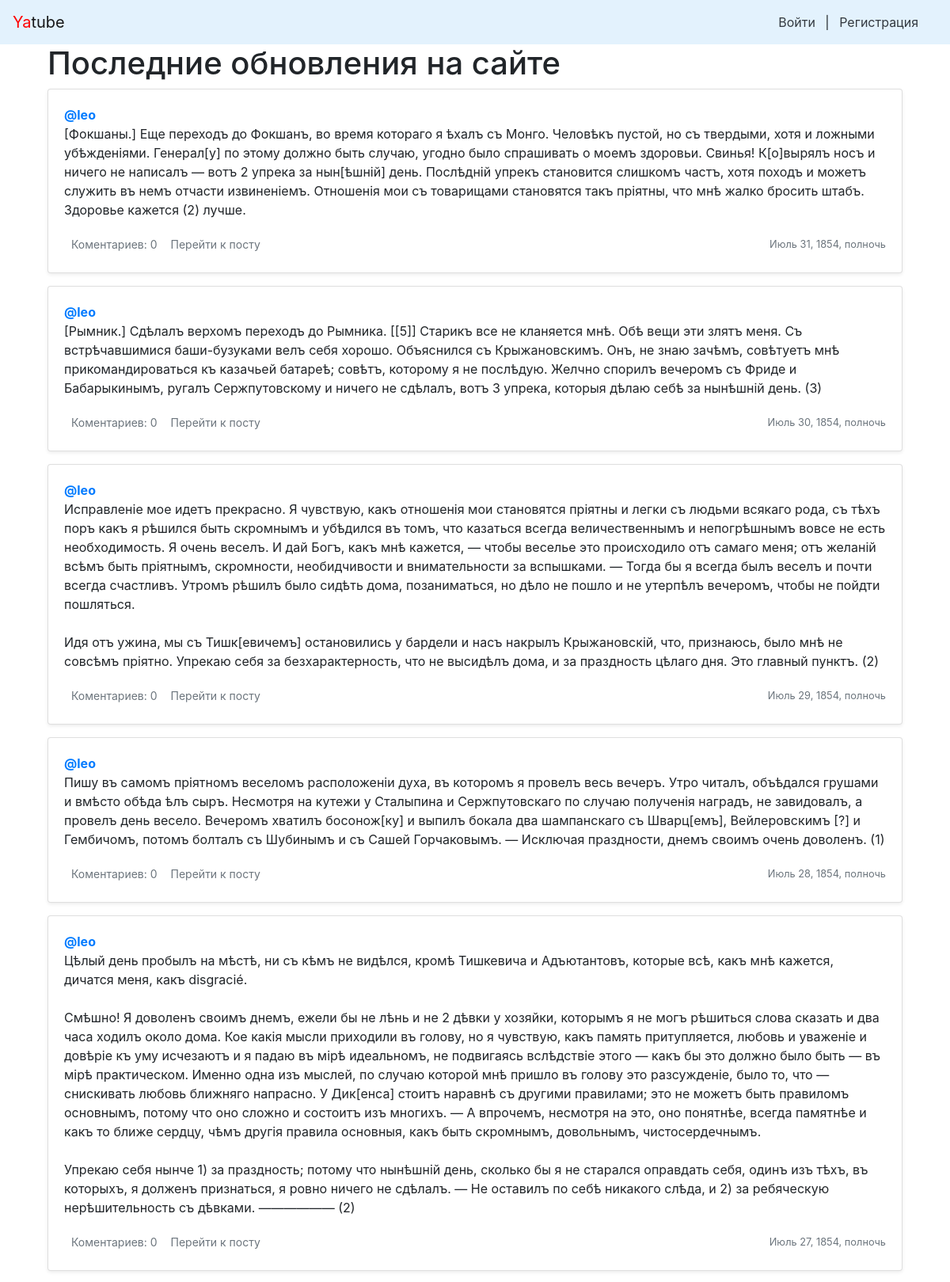
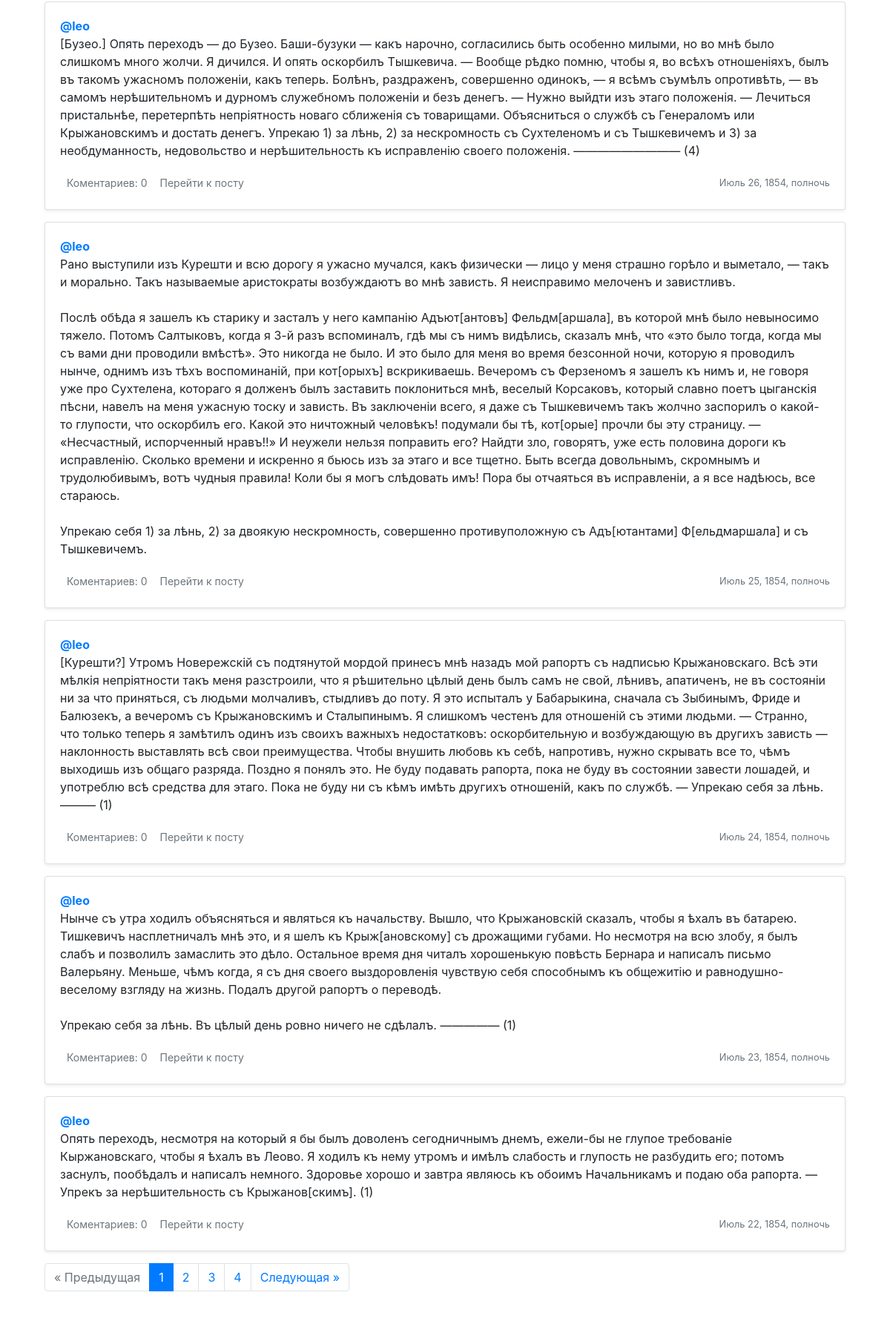
The page / (upper part) on the database its author committed (2 pictures, top to bottom).
### posts/models.py (models this page shows)
class Post(models.Model):
    class Meta():
        ordering = ['-pub_date', '-id']
    text = models.TextField(max_length=200)
    pub_date = models.DateTimeField("date published", auto_now_add=True)
    author = models.ForeignKey(User, on_delete=models.CASCADE, related_name="post")
    group = models.ForeignKey(Group, on_delete=models.SET_NULL, blank=True, null=True, related_name="post")
    image = models.ImageField(upload_to='posts/', blank=True, null=True)

### posts/views.py (the view)
# urls.py: path("", views.index, name="index"),
def index(request):
    post_list = get_cached_index_page()
    paginator = Paginator(post_list, 10)
    page_number = request.GET.get('page', 1)
    page = paginator.get_page(page_number)
    return render(
        request,
        'index.html',
        {'page': page, 'paginator': paginator}
    )

### posts/views.py (called while the page is built)
def get_cached_index_page():
    data = cache.get('index_page')
    if data is None:
        data = Post.objects.select_related('author', 'group').all()
        cache.set('index_page', data, 20)
    return data

### yatube/context_processors.py (called while the page is built)
def year(request):
    cur_year = dt.datetime.now().year
    return {'year' : cur_year}

### posts/templates/index.html (shortened to what this page needs)
{% extends "base.html" %}
{% block content %}
    <div class="container">
           <h1> Последние обновления на сайте</h1>
                {% for post in page %}
                    {% include "post_item.html" with post=post %}
                {% endfor %}
            {% if page.has_other_pages %}
                {% include "paginator.html" with items=page paginator=paginator%}
            {% endif %}
    </div>
{% endblock %}

### templates/base.html (shortened to what this page needs)
<!doctype html>
<html>
<head>
    {% load static %}
    <link rel="stylesheet" href="{% static 'bootstrap/dist/css/bootstrap.min.css' %}">
</head>
<body>
    {% include 'nav.html' %}
    <main>
        <div class="container">
            {% block content %}{% endblock %}
        </div>
    </main>
</body>
</html>

### templates/nav.html
<nav class="navbar navbar-light" style="background-color: #e3f2fd;">
    <a class="navbar-brand" href="/"><span style="color:red">Ya</span>tube</a>
    <nav class="my-2 my-md-0 mr-md-3">
        {% if user.is_authenticated %}
        Пользователь:
        <a name="post_{{ post.id }}" href="{% url 'profile' user.username %}">
            <strong class="text-gray-dark">@{{ user.username }}</strong>
        </a>
        <a class="p-2 text-dark" href="{% url 'new_post' %}">Новая запись</a> |
        <a class="p-2 text-dark" href="{% url 'password_change' %}">Изменить пароль</a> |
        <a class="p-2 text-dark" href="{% url 'logout' %}">Выйти</a>
        {% else %}
        <a class="p-2 text-dark" href="{% url 'login' %}">Войти</a> |
        <a class="p-2 text-dark" href="{% url 'signup' %}">Регистрация</a>
        {% endif %}
    </nav>
</nav>

### posts/templates/post_item.html (shortened to what this page needs)
<div class="card mb-3 mt-1 shadow-sm">
    {% load thumbnail %}
    <div class="card-body">
        <p class="card-text">
            <a name="post_{{ post.id }}" href="{% url 'profile' post.author.username %}">
                <strong class="d-block text-gray-dark">@{{ post.author }}</strong>
            </a>
            {{ post.text|linebreaksbr }}
        </p>
        <div class="d-flex justify-content-between align-items-center">
            <div class="btn-group ">
                <small class="btn btn-sm text-muted">Коментариев: {{ post.comments.count }}</small>
                {% if not is_post %}
                    <a class="btn btn-sm text-muted" href="{% url 'post' post.author.username post.id %}" role="button">
                        Перейти к посту
                    </a>
                {% endif %}
            </div>
            <small class="text-muted">{{ post.pub_date }}</small>
        </div>
    </div>
</div>

### templates/paginator.html
<nav aria-label="Переключение страниц">
    <ul class="pagination">
        {% if items.has_previous %}
                <li class="page-item"><a class="page-link" href="?page={{ items.previous_page_number }}">&laquo; Предыдущая</a></li>
        {% else %}
                <li class="page-item disabled"><a class="page-link" href="#" tabindex="-1" aria-disabled="true">&laquo; Предыдущая</a></li>
        {% endif %}
        {% for i in paginator.page_range %}
                {% if items.number == i %}
                <li class="page-item active"><span class="page-link">{{ i }} <span class="sr-only">(текущая)</span></span></li>
                {% else %}
                <li class="page-item"><a class="page-link" href="?page={{ i }}">{{ i }}</a></li>
                {% endif %}
        {% endfor %}
        {% if items.has_next %}
                <li class="page-item"><a class="page-link" href="?page={{ items.next_page_number }}">Следующая &raquo;</a></li>
        {% else %}
                <li class="page-item disabled"><a class="page-link" href="#" tabindex="-1" aria-disabled="true">Следующая &raquo;</a></li>
        {% endif %}
    </ul>
</nav>

### rows shown on the page
Post: author "leo", text "[Фокшаны.] Еще переходъ до Фокшанъ, во время котораго я ѣхалъ съ Монго. Человѣкъ пустой, но съ твердыми, хотя и ложными убѣжденіями. Генерал[у] по этому должно быть случаю, угодно было спрашивать о моемъ здоровьи. Свинья! К[о]вырялъ носъ и ничего не написалъ — вотъ 2 упрека за нын[ѣшній] день. Послѣдній упрекъ становится слишкомъ частъ, хотя походъ и можетъ служить въ немъ отчасти извиненіемъ. Отношенія мои съ товарищами становятся такъ пріятны, что мнѣ жалко бросить штабъ. Здоровье кажется (2) лучше.", comments.count "0", pub_date "Июль 31, 1854, полночь"
Post: author "leo", text "[Рымник.] Сдѣлалъ верхомъ переходъ до Рымника. [[5]] Старикъ все не кланяется мнѣ. Обѣ вещи эти злятъ меня. Съ встрѣчавшимися баши-бузуками велъ себя хорошо. Объяснился съ Крыжановскимъ. Онъ, не знаю зачѣмъ, совѣтуетъ мнѣ прикомандироваться къ казачьей батареѣ; совѣтъ, которому я не послѣдую. Желчно спорилъ вечеромъ съ Фриде и Бабарыкинымъ, ругалъ Сержпутовскому и ничего не сдѣлалъ, вотъ 3 упрека, которыя дѣлаю себѣ за нынѣшній день. (3)", comments.count "0", pub_date "Июль 30, 1854, полночь"
Post: author "leo", text "Исправленіе мое идетъ прекрасно. Я чувствую, какъ отношенія мои становятся пріятны и легки съ людьми всякаго рода, съ тѣхъ поръ какъ я рѣшился быть скромнымъ и убѣдился въ томъ, что казаться всегда величественнымъ и непогрѣшнымъ вовсе не есть необходимость. Я очень веселъ. И дай Богъ, какъ мнѣ кажется, — чтобы веселье это происходило отъ самаго меня; отъ желаній всѣмъ быть пріятнымъ, скромности, необидчивости и внимательности за вспышками. — Тогда бы я всегда былъ веселъ и почти всегда счастливъ. Утромъ рѣшилъ было сидѣть дома, позаниматься, но дѣло не пошло и не утерпѣлъ вечеромъ, чтобы не пойдти пошляться. Идя отъ ужина, мы съ Тишк[евичемъ] остановились у бардели и насъ накрылъ…", comments.count "0", pub_date "Июль 29, 1854, полночь"
Post: author "leo", text "Пишу въ самомъ пріятномъ веселомъ расположеніи духа, въ которомъ я провелъ весь вечеръ. Утро читалъ, объѣдался грушами и вмѣсто обѣда ѣлъ сыръ. Несмотря на кутежи у Сталыпина и Сержпутовскаго по случаю полученія наградъ, не завидовалъ, а провелъ день весело. Вечеромъ хватилъ босонож[ку] и выпилъ бокала два шампанскаго съ Шварц[емъ], Вейлеровскимъ [?] и Гембичомъ, потомъ болталъ съ Шубинымъ и съ Сашей Горчаковымъ. — Исключая праздности, днемъ своимъ очень доволенъ. (1)", comments.count "0", pub_date "Июль 28, 1854, полночь"
Post: author "leo", text "Цѣлый день пробылъ на мѣстѣ, ни съ кѣмъ не видѣлся, кромѣ Тишкевича и Адъютантовъ, которые всѣ, какъ мнѣ кажется, дичатся меня, какъ disgracié. Смѣшно! Я доволенъ своимъ днемъ, ежели бы не лѣнь и не 2 дѣвки у хозяйки, которымъ я не могъ рѣшиться слова сказать и два часа ходилъ около дома. Кое какія мысли приходили въ голову, но я чувствую, какъ память притупляется, любовь и уваженіе и довѣріе къ уму исчезаютъ и я падаю въ мірѣ идеальномъ, не подвигаясь вслѣдствіе этого — какъ бы это должно было быть — въ мірѣ практическом. Именно одна изъ мыслей, по случаю которой мнѣ пришло въ голову это разсужденіе, было то, что — снискивать любовь ближняго напрасно. У Дик[енса] стоитъ наравнѣ съ другими…", comments.count "0", pub_date "Июль 27, 1854, полночь"
Post: author "leo", text "[Бузео.] Опять переходъ — до Бузео. Баши-бузуки — какъ нарочно, согласились быть особенно милыми, но во мнѣ было слишкомъ много жолчи. Я дичился. И опять оскорбилъ Тышкевича. — Вообще рѣдко помню, чтобы я, во всѣхъ отношеніяхъ, былъ въ такомъ ужасномъ положеніи, какъ теперь. Болѣнъ, раздраженъ, совершенно одинокъ, — я всѣмъ съумѣлъ опротивѣть, — въ самомъ нерѣшительномъ и дурномъ служебномъ положеніи и безъ денегъ. — Нужно выйдти изъ этаго положенія. — Лечиться пристальнѣе, перетерпѣть непріятность новаго сближенія съ товарищами. Объясниться о службѣ съ Генераломъ или Крыжановскимъ и достать денегъ. Упрекаю 1) за лѣнь, 2) за нескромность съ Сухтеленомъ и съ Тышкевичемъ и 3) за…", comments.count "0", pub_date "Июль 26, 1854, полночь"
Post: author "leo", text "Рано выступили изъ Курешти и всю дорогу я ужасно мучался, какъ физически — лицо у меня страшно горѣло и выметало, — такъ и морально. Такъ называемые аристократы возбуждаютъ во мнѣ зависть. Я неисправимо мелоченъ и завистливъ. Послѣ обѣда я зашелъ къ старику и засталъ у него кампанію Адъют[антовъ] Фельдм[аршала], въ которой мнѣ было невыносимо тяжело. Потомъ Салтыковъ, когда я 3-й разъ вспоминалъ, гдѣ мы съ нимъ видѣлись, сказалъ мнѣ, что «это было тогда, когда мы съ вами дни проводили вмѣстѣ». Это никогда не было. И это было для меня во время безсонной ночи, которую я проводилъ нынче, однимъ изъ тѣхъ воспоминаній, при кот[орыхъ] вскрикиваешь. Вечеромъ съ Ферзеномъ я зашелъ къ нимъ и, не…", comments.count "0", pub_date "Июль 25, 1854, полночь"
Post: author "leo", text "[Курешти?] Утромъ Новережскій съ подтянутой мордой принесъ мнѣ назадъ мой рапортъ съ надписью Крыжановскаго. Всѣ эти мѣлкія непріятности такъ меня разстроили, что я рѣшительно цѣлый день былъ самъ не свой, лѣнивъ, апатиченъ, не въ состояніи ни за что приняться, съ людьми молчаливъ, стыдливъ до поту. Я это испыталъ у Бабарыкина, сначала съ Зыбинымъ, Фриде и Балюзекъ, а вечеромъ съ Крыжановскимъ и Сталыпинымъ. Я слишкомъ честенъ для отношеній съ этими людьми. — Странно, что только теперь я замѣтилъ одинъ изъ своихъ важныхъ недостатковъ: оскорбительную и возбуждающую въ другихъ зависть — наклонность выставлять всѣ свои преимущества. Чтобы внушить любовь къ себѣ, напротивъ, нужно скрывать все…", comments.count "0", pub_date "Июль 24, 1854, полночь"
Post: author "leo", text "Нынче съ утра ходилъ объясняться и являться къ начальству. Вышло, что Крыжановскій сказалъ, чтобы я ѣхалъ въ батарею. Тишкевичъ насплетничалъ мнѣ это, и я шелъ къ Крыж[ановскому] съ дрожащими губами. Но несмотря на всю злобу, я былъ слабъ и позволилъ замаслить это дѣло. Остальное время дня читалъ хорошенькую повѣсть Бернара и написалъ письмо Валерьяну. Меньше, чѣмъ когда, я съ дня своего выздоровленія чувствую себя способнымъ къ общежитію и равнодушно-веселому взгляду на жизнь. Подалъ другой рапортъ о переводѣ. Упрекаю себя за лѣнь. Въ цѣлый день ровно ничего не сдѣлалъ. ————— (1)", comments.count "0", pub_date "Июль 23, 1854, полночь"
Post: author "leo", text "Опять переходъ, несмотря на который я бы былъ доволенъ сегодничнымъ днемъ, ежели-бы не глупое требованіе Кыржановскаго, чтобы я ѣхалъ въ Леово. Я ходилъ къ нему утромъ и имѣлъ слабость и глупость не разбудить его; потомъ заснулъ, пообѣдалъ и написалъ немного. Здоровье хорошо и завтра являюсь къ обоимъ Начальникамъ и подаю оба рапорта. — Упрекъ за нерѣшительность съ Крыжанов[скимъ]. (1)", comments.count "0", pub_date "Июль 22, 1854, полночь"

### other values the page prints
{{ i }} "1"
{{ i }} "2" "3" "4"
